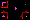

Below is a game level as drawn by its tile map, then a one-line description and the .tmx that defines it (tile-layer data replaced by summaries):
An orthogonal 30x20 tile map with 1x1 px tiles, 7 tile layers (level, lock, key, key, ...).

<map version="1.5" tiledversion="1.7.0" orientation="orthogonal" renderorder="right-down" width="30" height="20" tilewidth="1" tileheight="1" infinite="0" nextlayerid="8" nextobjectid="1">
 <tileset firstgid="1" source="../tileset.tsx" />
 <layer id="1" name="level" width="30" height="20">
  <data>[600 cells, 98 non-empty, 3 distinct tile ids]</data>
 </layer>
 <layer id="3" name="lock" width="30" height="20">
  <data>[600 cells, 14 non-empty, 2 distinct tile ids]</data>
 </layer>
 <layer id="4" name="key" width="30" height="20">
  <data>[600 cells, 4 non-empty, 1 distinct tile ids]</data>
 </layer>
 <layer id="5" name="key" width="30" height="20">
  <data>[600 cells, 7 non-empty, 1 distinct tile ids]</data>
 </layer>
 <layer id="2" name="lock" width="30" height="20">
  <data>[600 cells, 19 non-empty, 2 distinct tile ids]</data>
 </layer>
 <layer id="6" name="lock" width="30" height="20">
  <data>[600 cells, 16 non-empty, 2 distinct tile ids]</data>
 </layer>
 <layer id="7" name="key" width="30" height="20">
  <data>[600 cells, 4 non-empty, 1 distinct tile ids]</data>
 </layer>
</map>